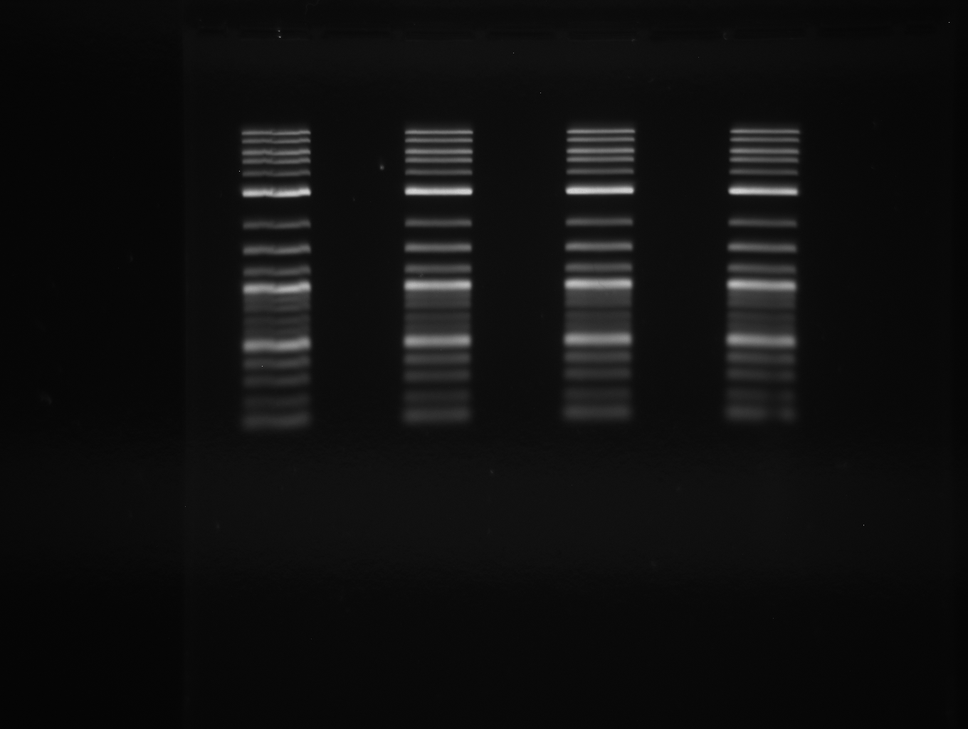
#> input picture python-gelgenie/gelgenie/data_analysis/ref_data/ladder_reference_gel.tif, 968 x 729 px, shrunk from 1360 x 1024 before the run, given in place of 2_side_A.tif, which was not available
$ jupyter execute --allow-errors edge_detection.ipynb
#> lines starting #> are read from the running program, lines starting #| are printed output that depends on the picture; after the words box and inside, x2 and y2 are one past the last pixel; in counts of white or black regions, pixels touching at a corner belong together; pictures that were not available may be replaced by others from this repository, and a replacement may not be noted
[cell 1]
"""
@file sobel_demo.py
@brief Sample code using Sobel and/or Scharr OpenCV functions to make a simple Edge Detector
"""
import sys
import cv2 as cv
import matplotlib.pyplot as plt
import numpy as np
def func1(image):

    # Intro
#> called with image = '../samples/2_side_A.tif'
    window_name = ('Sobel Demo - Simple Edge Detector')
    scale = 1
    delta = 0
    ddepth = cv.CV_16S

    # Read image
    src = cv.imread(image, cv.IMREAD_COLOR)
#> src is the input picture: shape (729, 968, 3); min 2, max 213, mean 15.5
    # Check if image is loaded fine
    if src is None:
        print ('Error opening image: ' + image)
        return -1
    else:
        print("success")

    # Display source image
    plt.figure()
    plt.title("Original image")
    plt.imshow(src)

    # Apply Gaussian Blur and greyscale
    src = cv.GaussianBlur(src, (5, 5), 0)
    gray = cv.cvtColor(src, cv.COLOR_BGR2GRAY)

    # Erode and dilate
    kernel = np.ones((3, 3), np.uint8)
    opening = cv.morphologyEx(gray, cv.MORPH_OPEN, kernel, iterations=2)

    # Sobel filter
    grad_x = cv.Sobel(gray, ddepth, 1, 0, ksize=3, scale=scale, delta=delta, borderType=cv.BORDER_DEFAULT)
    # Gradient-Y
    # grad_y = cv.Scharr(gray,ddepth,0,1)
    grad_y = cv.Sobel(gray, ddepth, 0, 1, ksize=3, scale=scale, delta=delta, borderType=cv.BORDER_DEFAULT)
    abs_grad_x = cv.convertScaleAbs(grad_x)
    abs_grad_y = cv.convertScaleAbs(grad_y)
    grad = cv.addWeighted(abs_grad_x, 0.5, abs_grad_y, 0.5, 0)
    # Show Sobel result
    plt.figure()
    plt.title("Sobel Filter")
    plt.imshow(grad)

    # Scharr filter
    grad_x = cv.Scharr(gray, ddepth, 1, 0, scale=scale, delta=delta, borderType=cv.BORDER_DEFAULT)
    # Gradient-Y
    # grad_y = cv.Scharr(gray,ddepth,0,1)
    grad_y = cv.Scharr(gray, ddepth, 0, 1, scale=scale, delta=delta, borderType=cv.BORDER_DEFAULT)
    abs_grad_x = cv.convertScaleAbs(grad_x)
    abs_grad_y = cv.convertScaleAbs(grad_y)
    grad2 = cv.addWeighted(abs_grad_x, 0.5, abs_grad_y, 0.5, 0)
    # Show Scharr result
    plt.figure()
    plt.title("Scharr Filter")
    plt.imshow(grad2)

    # Use Canny edge detection (Sobel is in this already)
    edges = cv.Canny(opening,30,60)
#> edges: shape (729, 968); 0.99% white in thin lines or dots, all inside (x1, y1, x2, y2) = (241, 127, 801, 369)
    plt.figure()
    plt.title("Canny Edge Detection")
    plt.imshow(edges)

    # Erode then dilate after Canny
    canny2 = cv.morphologyEx(edges, cv.MORPH_OPEN, kernel, iterations=2)
#> canny2: shape (729, 968); every value is 0
    #plt.figure()
    #plt.title("Canny Edge Detection after morphology")
    # plt.imshow(canny2)

    # Threshold
    ret3,th3 = cv.threshold(gray,0,255,cv.THRESH_BINARY+cv.THRESH_OTSU)
#> th3: shape (729, 968); 6.1% white; 48 white regions (3 under 20 px), largest, box (x1, y1, x2, y2) and area: (562, 311, 633, 363) 3197, (402, 313, 472, 365) 2945, (403, 263, 473, 309) 2732
#> ret3 = 42
    ret, thresh = cv.threshold(gray, 40, 255, 0)
#> thresh: shape (729, 968); 6.5% white; 46 white regions (4 under 20 px)
    plt.figure()
    plt.title("Threshold")
    plt.imshow(th3)

    # Draw contours
    kernel = cv.getStructuringElement(cv.MORPH_ELLIPSE,(3,3))
    dilated = cv.dilate(grad2, kernel)
    contours, hierarchy = cv.findContours(dilated, cv.RETR_EXTERNAL, cv.CHAIN_APPROX_NONE)
#> contours = 179 contours, 98 with area under 20; largest, box (x1, y1, x2, y2) and area: (0, 0, 968, 729) 587799, (0, 591, 178, 729) 6480, (810, 611, 823, 637) 164, (124, 248, 137, 265) 158, (56, 387, 70, 405) 111
    s_cnt = [cnt for cnt in contours if cv.contourArea(cnt) > 100]
#> s_cnt = 5 contours; box (x1, y1, x2, y2) and area: (0, 0, 968, 729) 587799, (0, 591, 178, 729) 6480, (810, 611, 823, 637) 164, (124, 248, 137, 265) 158, (56, 387, 70, 405) 111
    # s_cnt = contours
    cnt = cv.drawContours(src, s_cnt, -1, (255, 255, 0), 3)
    plt.figure()
    plt.title("Contours")
    # plt.imshow(cnt)


    return 0

[cell 2]
func1("../samples/2_side_A.tif")
func1("../samples/2-good.jpg")
#> call 2 of func1, with image = '../samples/2-good.jpg'
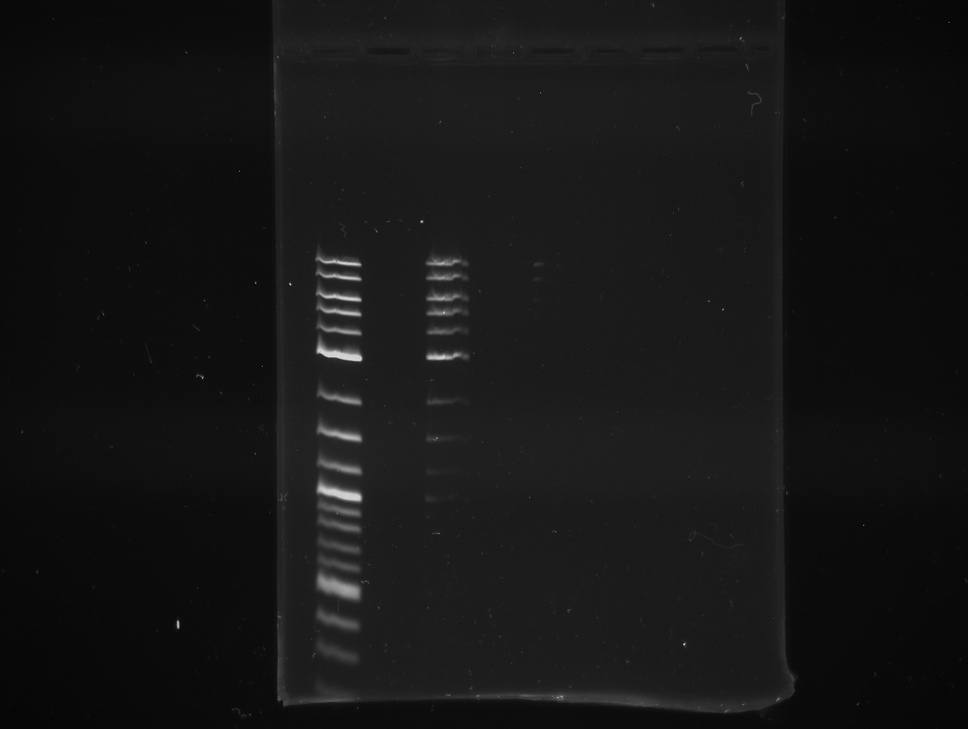
#> input picture python-gelgenie/gelgenie/data_analysis/ref_data/overheated_ref.tif, 968 x 729 px, shrunk from 1360 x 1024 before the run, given in place of 2-good.jpg, which was not available
#> in func1, src is the input picture: shape (729, 968, 3); min 0, max 221, mean 21.8
#> in func1 (call 2), `grad_y = cv.Sobel(gray, ddepth, 0, 1, ksize=3, scale=scale, delta=delt..`:
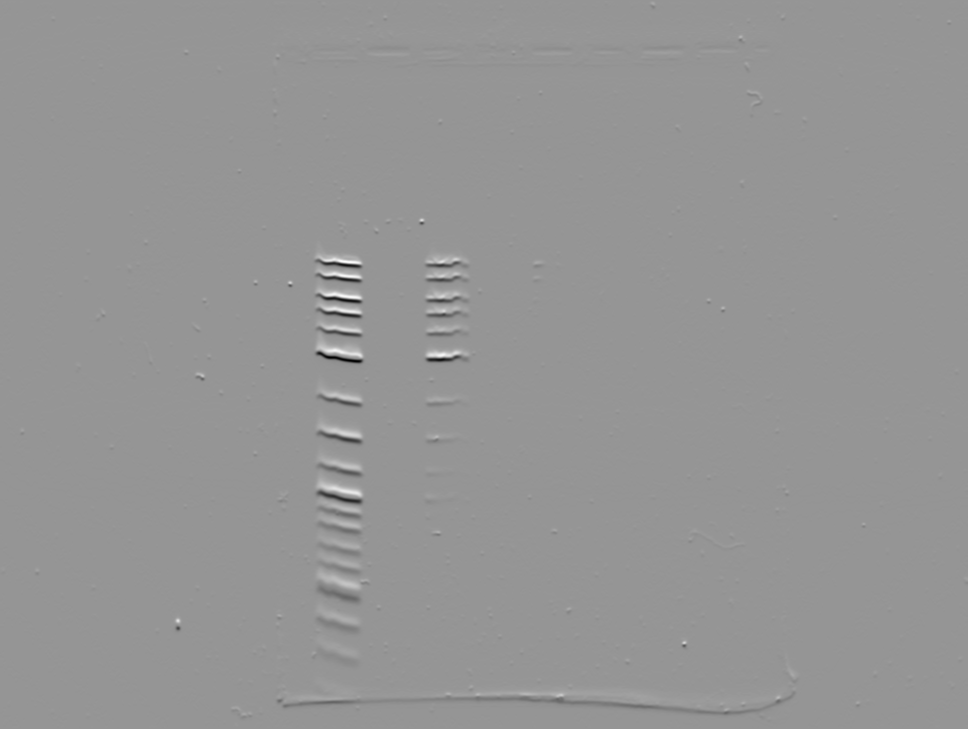
#> grad_y: shape (729, 968) int16; min -424, max 299, mean -0.1; drawn with min black and max white
#> in func1 (call 2), `edges = cv.Canny(opening,30,60)`: edges: shape (729, 968); 0.64% white in thin lines or dots, all inside (x1, y1, x2, y2) = (174, 0, 796, 714)
#> in func1 (call 2), `ret3,th3 = cv.threshold(gray,0,255,cv.THRESH_BINARY+cv.THRESH_OTSU)`:
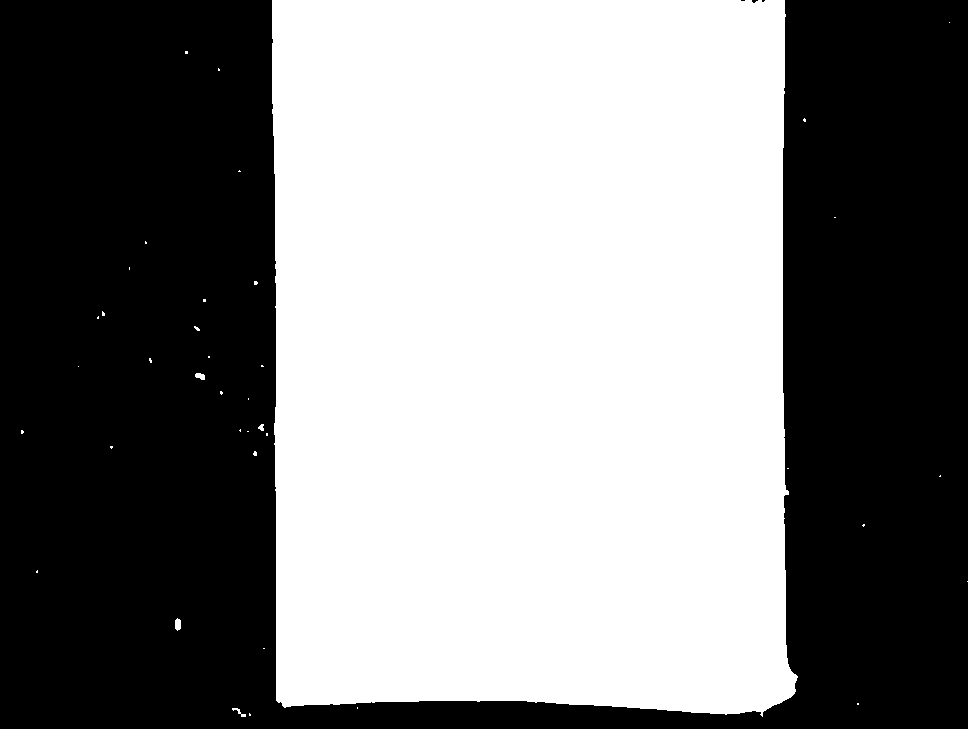
#> th3: shape (729, 968); 51% white; 4 black regions (3 under 20 px), largest, box (x1, y1, x2, y2) and area: (0, 0, 968, 729) 345511
#> in func1 (call 2), `ret3,th3 = cv.threshold(gray,0,255,cv.THRESH_BINARY+cv.THRESH_OTSU)`: ret3 = 21
#> in func1 (call 2), `ret, thresh = cv.threshold(gray, 40, 255, 0)`: thresh: shape (729, 968); 2.9% white; 68 white regions (39 under 20 px)
#> in func1 (call 2), `dilated = cv.dilate(grad2, kernel)`:
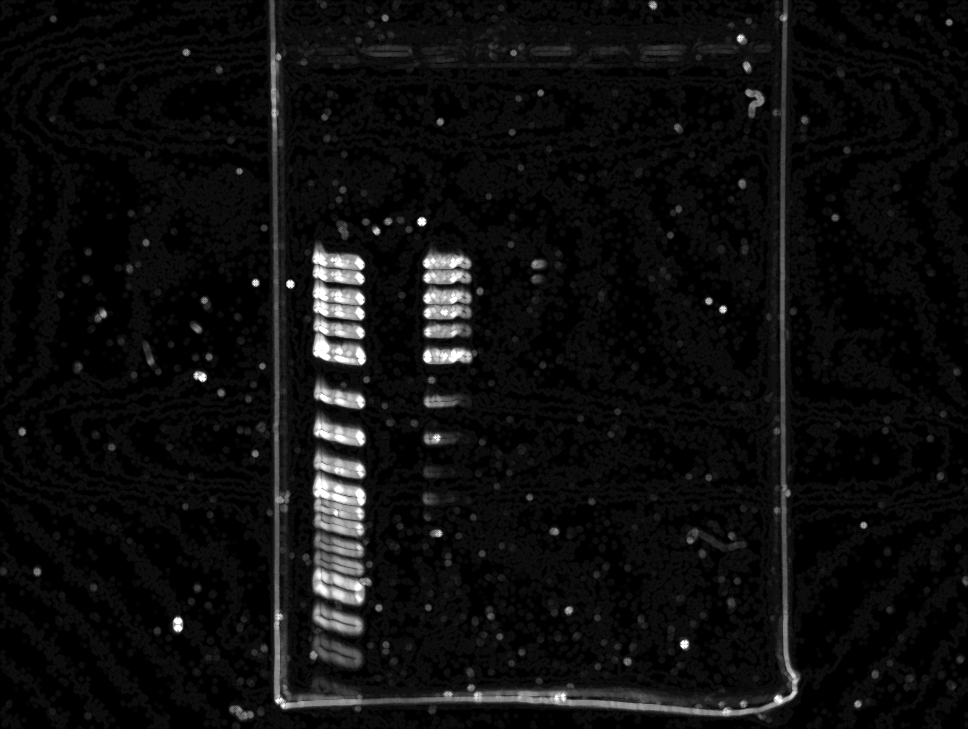
#> dilated: shape (729, 968); min 0, max 255, mean 14.2
#> in func1 (call 2), `contours, hierarchy = cv.findContours(dilated, cv.RETR_EXTERNAL, cv.CH..`: contours = 199 contours, 71 with area under 20; largest, box (x1, y1, x2, y2) and area: (0, 0, 968, 729) 567566, (836, 543, 968, 729) 5422, (0, 498, 228, 729) 5340, (0, 538, 171, 729) 3832, (0, 129, 34, 388) 2924
#> in func1 (call 2), `s_cnt = [cnt for cnt in contours if cv.contourArea(cnt) > 100]`: s_cnt = 19 contours; largest, box (x1, y1, x2, y2) and area: (0, 0, 968, 729) 567566, (836, 543, 968, 729) 5422, (0, 498, 228, 729) 5340, (0, 538, 171, 729) 3832, (0, 129, 34, 388) 2924
func1("../samples/5.tif")
func1("../samples/image3.tif")

[cell 3]
import numpy as np
import cv2 as cv
from matplotlib import pyplot as plt
img = cv.imread("../samples/2_side_A.tif",0)
#> img: shape (729, 968); min 2, max 213, mean 15.5
edges = cv.Canny(img,20,60)
#> edges: shape (729, 968); 1% white in thin lines or dots, all inside (x1, y1, x2, y2) = (184, 21, 951, 527)
plt.subplot(121),plt.imshow(img,cmap = 'gray')
plt.title('Original Image'), plt.xticks([]), plt.yticks([])
plt.subplot(122),plt.imshow(edges,cmap = 'gray')
plt.title('Edge Image'), plt.xticks([]), plt.yticks([])
plt.show()

[cell 4]
import cv2 as cv
import numpy as np
from matplotlib import pyplot as plt
img = cv.imread("../samples/2_side_A.tif",0)
img = cv.medianBlur(img,5)
ret,th1 = cv.threshold(img,90,255,cv.THRESH_BINARY)
#> th1: shape (729, 968); 1.3% white; 35 white regions (6 under 20 px), largest, box (x1, y1, x2, y2) and area: (565, 278, 632, 290) 702, (405, 280, 471, 291) 684, (565, 333, 631, 345) 679
th2 = cv.adaptiveThreshold(img,255,cv.ADAPTIVE_THRESH_MEAN_C,\
            cv.THRESH_BINARY,21,-3)
#> th2: shape (729, 968); 4.5% white; 88 white regions (14 under 20 px), largest, box (x1, y1, x2, y2) and area: (726, 332, 797, 348) 768, (563, 332, 633, 346) 746, (403, 333, 472, 348) 737
th3 = cv.adaptiveThreshold(img,255,cv.ADAPTIVE_THRESH_GAUSSIAN_C,\
            cv.THRESH_BINARY,11,2)
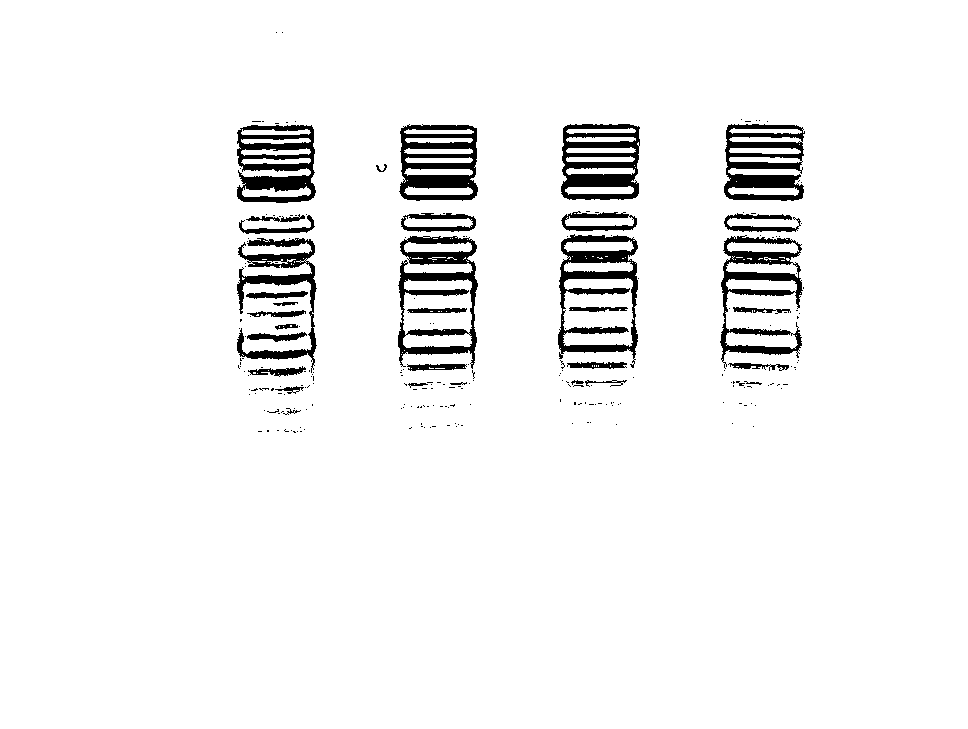
#> th3: shape (729, 968); 95.2% white; 234 black regions (200 under 20 px), largest, box (x1, y1, x2, y2) and area: (558, 234, 638, 368) 3693, (398, 236, 478, 369) 3690, (237, 125, 316, 203) 3483
titles = ['Original Image', 'Global Thresholding (v = 50)',
            'Adaptive Mean Thresholding', 'Adaptive Gaussian Thresholding']
images = [img, th1, th2, th3]
for i in range(4):
    plt.subplot(2,2,i+1),plt.imshow(images[i],'gray')
    plt.title(titles[i])
    plt.xticks([]),plt.yticks([])
plt.show()

edges = cv.Canny(th1,20,60)
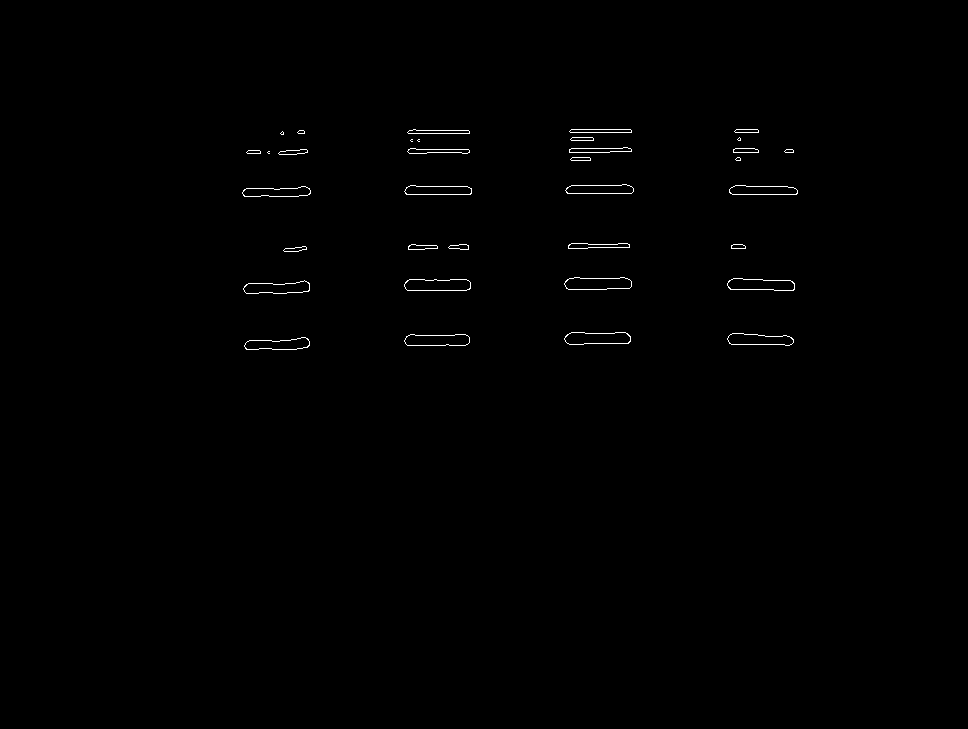
#> edges: shape (729, 968); 0.41% white in thin lines or dots, all inside (x1, y1, x2, y2) = (242, 129, 798, 350)
plt.figure()
plt.imshow(edges)
